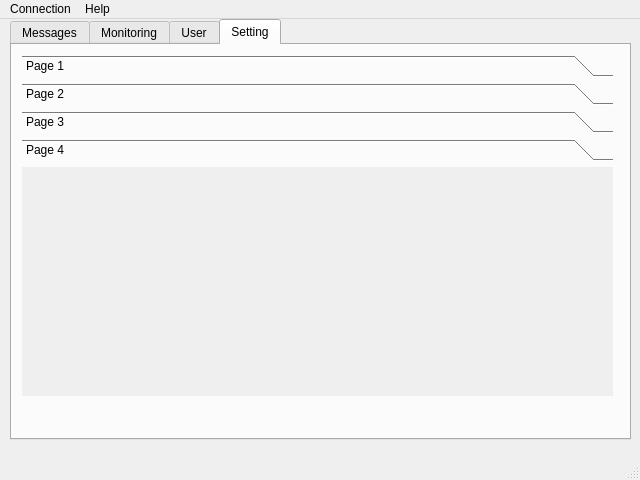
<?xml version="1.0" encoding="UTF-8"?>
<ui version="4.0">
 <class>MainWindow</class>
 <widget class="QMainWindow" name="MainWindow">
  <property name="geometry">
   <rect>
    <x>0</x>
    <y>0</y>
    <width>640</width>
    <height>480</height>
   </rect>
  </property>
  <property name="minimumSize">
   <size>
    <width>640</width>
    <height>480</height>
   </size>
  </property>
  <property name="maximumSize">
   <size>
    <width>640</width>
    <height>480</height>
   </size>
  </property>
  <property name="windowTitle">
   <string>MainWindow</string>
  </property>
  <widget class="QWidget" name="centralwidget">
   <widget class="QWidget" name="gridLayoutWidget">
    <property name="geometry">
     <rect>
      <x>10</x>
      <y>0</y>
      <width>621</width>
      <height>421</height>
     </rect>
    </property>
    <layout class="QGridLayout" name="gridLayout">
     <item row="0" column="0">
      <widget class="QTabWidget" name="tabWidget">
       <property name="currentIndex">
        <number>3</number>
       </property>
       <widget class="QWidget" name="tab">
        <attribute name="title">
         <string>Messages</string>
        </attribute>
        <widget class="QWidget" name="gridLayoutWidget_2">
         <property name="geometry">
          <rect>
           <x>10</x>
           <y>10</y>
           <width>291</width>
           <height>361</height>
          </rect>
         </property>
         <layout class="QGridLayout" name="gridLayout_2">
          <item row="0" column="0">
           <widget class="QGroupBox" name="groupBox">
            <property name="title">
             <string>Sending</string>
            </property>
            <property name="alignment">
             <set>Qt::AlignHCenter|Qt::AlignTop</set>
            </property>
            <property name="checkable">
             <bool>true</bool>
            </property>
            <widget class="QTextEdit" name="textEdit">
             <property name="geometry">
              <rect>
               <x>0</x>
               <y>30</y>
               <width>291</width>
               <height>241</height>
              </rect>
             </property>
            </widget>
            <widget class="QLineEdit" name="lineEdit">
             <property name="geometry">
              <rect>
               <x>0</x>
               <y>280</y>
               <width>291</width>
               <height>32</height>
              </rect>
             </property>
             <property name="placeholderText">
              <string>message ...</string>
             </property>
            </widget>
            <widget class="QPushButton" name="pushButton">
             <property name="geometry">
              <rect>
               <x>0</x>
               <y>320</y>
               <width>91</width>
               <height>32</height>
              </rect>
             </property>
             <property name="text">
              <string>Send</string>
             </property>
             <property name="icon">
              <iconset>
               <normaloff>../icon/7774226221582004489-128.png</normaloff>../icon/7774226221582004489-128.png</iconset>
             </property>
            </widget>
            <widget class="QPushButton" name="pushButton_2">
             <property name="geometry">
              <rect>
               <x>100</x>
               <y>320</y>
               <width>91</width>
               <height>32</height>
              </rect>
             </property>
             <property name="text">
              <string>Retry</string>
             </property>
             <property name="icon">
              <iconset>
               <normaloff>../icon/14787197661582004498-128.png</normaloff>../icon/14787197661582004498-128.png</iconset>
             </property>
            </widget>
            <widget class="QPushButton" name="pushButton_3">
             <property name="geometry">
              <rect>
               <x>200</x>
               <y>320</y>
               <width>91</width>
               <height>32</height>
              </rect>
             </property>
             <property name="text">
              <string>Clear</string>
             </property>
             <property name="icon">
              <iconset>
               <normaloff>../icon/12355707351582004488-128.png</normaloff>../icon/12355707351582004488-128.png</iconset>
             </property>
            </widget>
           </widget>
          </item>
         </layout>
        </widget>
        <widget class="QWidget" name="gridLayoutWidget_3">
         <property name="geometry">
          <rect>
           <x>310</x>
           <y>10</y>
           <width>291</width>
           <height>361</height>
          </rect>
         </property>
         <layout class="QGridLayout" name="gridLayout_3">
          <item row="0" column="0">
           <widget class="QGroupBox" name="groupBox_2">
            <property name="title">
             <string>Receiving</string>
            </property>
            <property name="alignment">
             <set>Qt::AlignHCenter|Qt::AlignTop</set>
            </property>
            <widget class="QTextEdit" name="textEdit_2">
             <property name="geometry">
              <rect>
               <x>0</x>
               <y>30</y>
               <width>291</width>
               <height>321</height>
              </rect>
             </property>
            </widget>
           </widget>
          </item>
         </layout>
        </widget>
       </widget>
       <widget class="QWidget" name="tab_2">
        <attribute name="title">
         <string>Monitoring</string>
        </attribute>
        <widget class="QWidget" name="gridLayoutWidget_4">
         <property name="geometry">
          <rect>
           <x>10</x>
           <y>10</y>
           <width>381</width>
           <height>361</height>
          </rect>
         </property>
         <layout class="QGridLayout" name="gridLayout_4">
          <item row="0" column="0">
           <widget class="QGroupBox" name="groupBox_3">
            <property name="title">
             <string>Logging</string>
            </property>
            <property name="alignment">
             <set>Qt::AlignHCenter|Qt::AlignTop</set>
            </property>
            <widget class="QPushButton" name="pushButton_4">
             <property name="geometry">
              <rect>
               <x>0</x>
               <y>320</y>
               <width>101</width>
               <height>32</height>
              </rect>
             </property>
             <property name="text">
              <string>Refresh</string>
             </property>
             <property name="icon">
              <iconset>
               <normaloff>../icon/14787197661582004498-128.png</normaloff>../icon/14787197661582004498-128.png</iconset>
             </property>
            </widget>
            <widget class="QListView" name="listView">
             <property name="geometry">
              <rect>
               <x>0</x>
               <y>30</y>
               <width>381</width>
               <height>281</height>
              </rect>
             </property>
            </widget>
           </widget>
          </item>
         </layout>
        </widget>
        <widget class="QWidget" name="gridLayoutWidget_5">
         <property name="geometry">
          <rect>
           <x>400</x>
           <y>10</y>
           <width>201</width>
           <height>361</height>
          </rect>
         </property>
         <layout class="QGridLayout" name="gridLayout_5">
          <item row="0" column="0">
           <widget class="QGroupBox" name="groupBox_4">
            <property name="title">
             <string>HardWare</string>
            </property>
            <property name="alignment">
             <set>Qt::AlignHCenter|Qt::AlignTop</set>
            </property>
            <widget class="QWidget" name="verticalLayoutWidget">
             <property name="geometry">
              <rect>
               <x>0</x>
               <y>30</y>
               <width>201</width>
               <height>331</height>
              </rect>
             </property>
             <layout class="QVBoxLayout" name="verticalLayout">
              <item>
               <widget class="QLabel" name="label">
                <property name="text">
                 <string>CPU:</string>
                </property>
               </widget>
              </item>
              <item>
               <widget class="QProgressBar" name="progressBar">
                <property name="value">
                 <number>54</number>
                </property>
               </widget>
              </item>
              <item>
               <widget class="QLabel" name="label_2">
                <property name="text">
                 <string>Memory:</string>
                </property>
               </widget>
              </item>
              <item>
               <widget class="QProgressBar" name="progressBar_2">
                <property name="value">
                 <number>30</number>
                </property>
               </widget>
              </item>
              <item>
               <widget class="QLabel" name="label_3">
                <property name="text">
                 <string>Disk</string>
                </property>
               </widget>
              </item>
              <item>
               <widget class="QProgressBar" name="progressBar_3">
                <property name="value">
                 <number>60</number>
                </property>
               </widget>
              </item>
              <item>
               <widget class="QLabel" name="label_4">
                <property name="text">
                 <string>Network:</string>
                </property>
               </widget>
              </item>
              <item>
               <widget class="QProgressBar" name="progressBar_4">
                <property name="value">
                 <number>80</number>
                </property>
               </widget>
              </item>
             </layout>
            </widget>
           </widget>
          </item>
         </layout>
        </widget>
       </widget>
       <widget class="QWidget" name="tab_3">
        <attribute name="title">
         <string>User</string>
        </attribute>
        <widget class="QCalendarWidget" name="calendarWidget">
         <property name="geometry">
          <rect>
           <x>10</x>
           <y>180</y>
           <width>591</width>
           <height>186</height>
          </rect>
         </property>
        </widget>
        <widget class="QLineEdit" name="lineEdit_2">
         <property name="geometry">
          <rect>
           <x>150</x>
           <y>20</y>
           <width>211</width>
           <height>41</height>
          </rect>
         </property>
         <property name="text">
          <string>Mehrdad</string>
         </property>
        </widget>
        <widget class="QLineEdit" name="lineEdit_3">
         <property name="geometry">
          <rect>
           <x>150</x>
           <y>70</y>
           <width>211</width>
           <height>41</height>
          </rect>
         </property>
         <property name="text">
          <string>123456</string>
         </property>
         <property name="echoMode">
          <enum>QLineEdit::Password</enum>
         </property>
        </widget>
        <widget class="QLineEdit" name="lineEdit_4">
         <property name="geometry">
          <rect>
           <x>150</x>
           <y>120</y>
           <width>211</width>
           <height>41</height>
          </rect>
         </property>
         <property name="text">
          <string>0900 000 000</string>
         </property>
        </widget>
        <widget class="QLabel" name="label_5">
         <property name="geometry">
          <rect>
           <x>30</x>
           <y>17</y>
           <width>70</width>
           <height>41</height>
          </rect>
         </property>
         <property name="text">
          <string>Name:</string>
         </property>
        </widget>
        <widget class="QLabel" name="label_6">
         <property name="geometry">
          <rect>
           <x>30</x>
           <y>70</y>
           <width>70</width>
           <height>41</height>
          </rect>
         </property>
         <property name="text">
          <string>Password:</string>
         </property>
        </widget>
        <widget class="QLabel" name="label_7">
         <property name="geometry">
          <rect>
           <x>30</x>
           <y>120</y>
           <width>70</width>
           <height>41</height>
          </rect>
         </property>
         <property name="text">
          <string>Phone:</string>
         </property>
        </widget>
       </widget>
       <widget class="QWidget" name="tab_4">
        <attribute name="title">
         <string>Setting</string>
        </attribute>
        <widget class="QToolBox" name="toolBox">
         <property name="geometry">
          <rect>
           <x>10</x>
           <y>10</y>
           <width>591</width>
           <height>341</height>
          </rect>
         </property>
         <property name="currentIndex">
          <number>3</number>
         </property>
         <widget class="QWidget" name="page">
          <property name="geometry">
           <rect>
            <x>0</x>
            <y>0</y>
            <width>98</width>
            <height>28</height>
           </rect>
          </property>
          <attribute name="label">
           <string>Page 1</string>
          </attribute>
          <widget class="QWidget" name="verticalLayoutWidget_2">
           <property name="geometry">
            <rect>
             <x>60</x>
             <y>10</y>
             <width>160</width>
             <height>111</height>
            </rect>
           </property>
           <layout class="QVBoxLayout" name="verticalLayout_2">
            <item>
             <widget class="QSlider" name="horizontalSlider">
              <property name="orientation">
               <enum>Qt::Horizontal</enum>
              </property>
             </widget>
            </item>
            <item>
             <widget class="QSlider" name="horizontalSlider_3">
              <property name="orientation">
               <enum>Qt::Horizontal</enum>
              </property>
             </widget>
            </item>
            <item>
             <widget class="QSlider" name="horizontalSlider_2">
              <property name="orientation">
               <enum>Qt::Horizontal</enum>
              </property>
             </widget>
            </item>
           </layout>
          </widget>
         </widget>
         <widget class="QWidget" name="page_2">
          <property name="geometry">
           <rect>
            <x>0</x>
            <y>0</y>
            <width>98</width>
            <height>28</height>
           </rect>
          </property>
          <attribute name="label">
           <string>Page 2</string>
          </attribute>
          <widget class="QTimeEdit" name="timeEdit">
           <property name="geometry">
            <rect>
             <x>440</x>
             <y>20</y>
             <width>123</width>
             <height>32</height>
            </rect>
           </property>
          </widget>
          <widget class="QLCDNumber" name="lcdNumber">
           <property name="geometry">
            <rect>
             <x>370</x>
             <y>70</y>
             <width>191</width>
             <height>71</height>
            </rect>
           </property>
          </widget>
         </widget>
         <widget class="QWidget" name="page_3">
          <property name="geometry">
           <rect>
            <x>0</x>
            <y>0</y>
            <width>98</width>
            <height>28</height>
           </rect>
          </property>
          <attribute name="label">
           <string>Page 3</string>
          </attribute>
          <widget class="QCommandLinkButton" name="commandLinkButton">
           <property name="geometry">
            <rect>
             <x>60</x>
             <y>10</y>
             <width>188</width>
             <height>41</height>
            </rect>
           </property>
           <property name="text">
            <string>CommandLinkButton</string>
           </property>
          </widget>
          <widget class="QCommandLinkButton" name="commandLinkButton_2">
           <property name="geometry">
            <rect>
             <x>60</x>
             <y>70</y>
             <width>188</width>
             <height>41</height>
            </rect>
           </property>
           <property name="text">
            <string>CommandLinkButton</string>
           </property>
          </widget>
         </widget>
         <widget class="QWidget" name="page_4">
          <property name="geometry">
           <rect>
            <x>0</x>
            <y>0</y>
            <width>591</width>
            <height>205</height>
           </rect>
          </property>
          <attribute name="label">
           <string>Page 4</string>
          </attribute>
         </widget>
        </widget>
       </widget>
      </widget>
     </item>
    </layout>
   </widget>
  </widget>
  <widget class="QStatusBar" name="statusbar"/>
  <widget class="QMenuBar" name="menubar">
   <property name="geometry">
    <rect>
     <x>0</x>
     <y>0</y>
     <width>640</width>
     <height>29</height>
    </rect>
   </property>
   <widget class="QMenu" name="menuConnection">
    <property name="title">
     <string>Connection</string>
    </property>
    <addaction name="actionSSH"/>
    <addaction name="actionTelnet"/>
   </widget>
   <widget class="QMenu" name="menuHelp">
    <property name="title">
     <string>Help</string>
    </property>
    <addaction name="actionInfo"/>
    <addaction name="actionVersion"/>
   </widget>
   <addaction name="menuConnection"/>
   <addaction name="menuHelp"/>
  </widget>
  <action name="actionSSH">
   <property name="text">
    <string>SSH</string>
   </property>
  </action>
  <action name="actionTelnet">
   <property name="text">
    <string>Telnet</string>
   </property>
  </action>
  <action name="actionInfo">
   <property name="text">
    <string>Info</string>
   </property>
  </action>
  <action name="actionVersion">
   <property name="text">
    <string>Version</string>
   </property>
  </action>
 </widget>
 <resources/>
 <connections/>
</ui>
